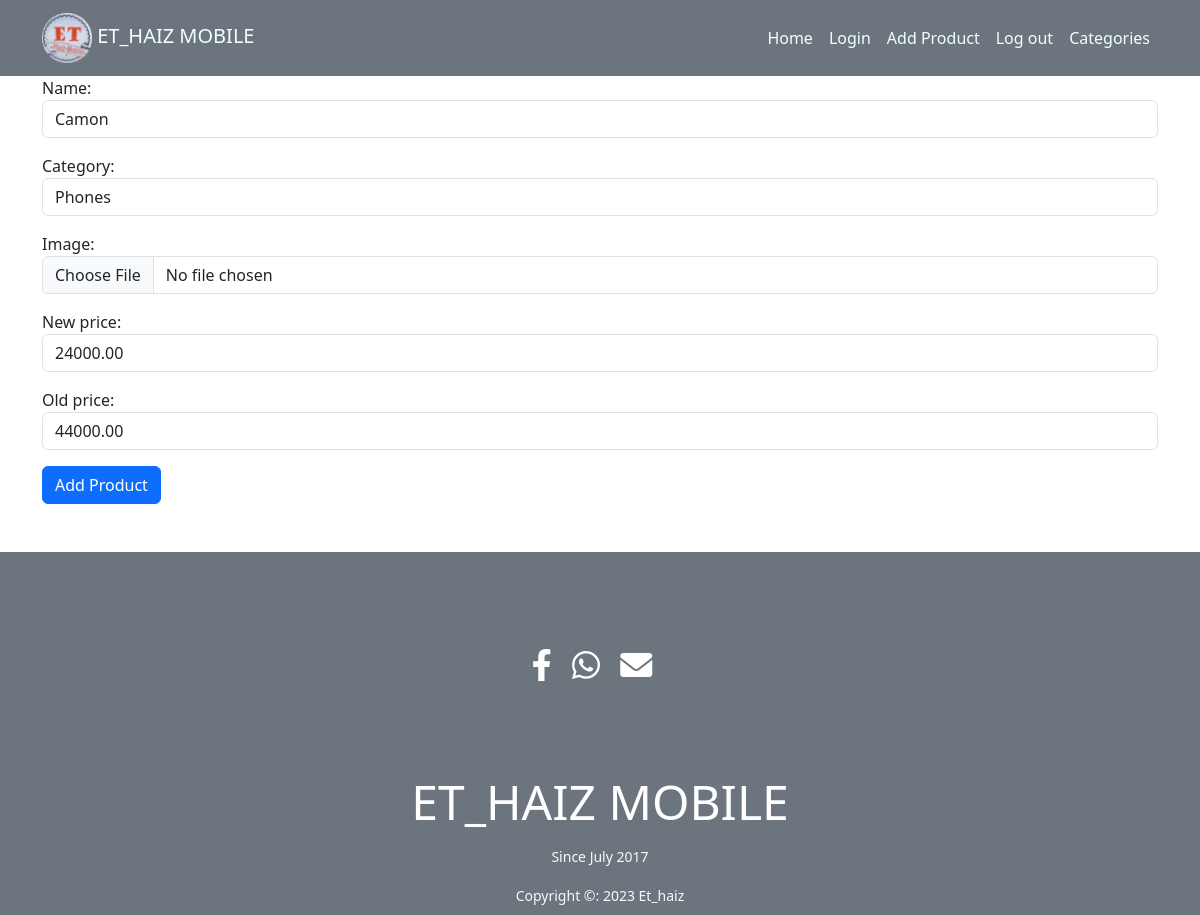
/myShop/product/18/edit/ (signed in), run on the app's committed database.
### shop/models.py (models this page shows, shortened)
class Product(models.Model):
    category = models.ForeignKey(Category,related_name='products',
                                 on_delete=models.CASCADE)
    name = models.CharField(max_length=200)
    slug = models.SlugField(max_length=200)
    image = models.ImageField(upload_to='item_images')
    new_price = models.DecimalField(max_digits=10,decimal_places=2,null=False,default=0.00)
    old_price = models.DecimalField(max_digits=20,decimal_places=2,null=False)
    available = models.BooleanField(default=True)
    created = models.DateTimeField(auto_now_add=True)
    updated = models.DateTimeField(auto_now=True)
    class Meta:
        ordering = ['name']
        indexes = [
            models.Index(fields=['id','slug']),
            models.Index(fields=['name']),
            models.Index(fields=['-created'])
        ]

class Category(models.Model):
    name = models.CharField(max_length=200)
    image = models.ImageField(upload_to='item_images', null=True)
    slug = models.SlugField(max_length=200,unique=True)
    class Meta:
        ordering = ['name']
        indexes = [
            models.Index(fields=['name']),
        ]
        verbose_name = 'category'
        verbose_name_plural = 'categories'
    def __str__(self):
        return self.name

### shop/views.py (the view)
# urls.py: path('product/<int:pk>/edit/', ProductEditView.as_view(),name='edit'),
@method_decorator(login_required,name='dispatch')
@method_decorator(staff_member_required,name='dispatch')
class ProductEditView(UpdateView):
    model = Product
    form_class = AddProductForm
    success_url = reverse_lazy('shop:home')
    template_name = 'shop/add_products.html'

### shop/forms.py
class AddProductForm(forms.ModelForm):
    class Meta:
        model = Product
        fields = ['name','category','image','new_price','old_price']
        widgets = {
            'name':forms.TextInput(attrs={
                'class':'form-control'
            }),
            'category':forms.Select(attrs={
                'class':'form-control'
            }),
            'image':forms.FileInput(attrs={
                'accept': 'image/*',
                'class':'form-control'
            }),
            'new_price':forms.NumberInput(attrs={
                'class':'form-control'
            }),
            'old_price':forms.NumberInput(attrs={
                'class':'form-control'
            }),
        }
    def __init__(self, *args, **kwargs):
        super().__init__(*args,**kwargs)
        self.fields['category'].queryset = Category.objects.all()

### shop/templates/shop/add_products.html (shortened to what this page needs)
{% extends 'shop/base.html' %}
{% block content %}
<div class="container">
    <div class="form-group">
        <form action="" method="post" enctype="multipart/form-data" id="categoryForm">
            {{ form.as_p }}
            <button type="submit" class="btn btn-primary ">Add Product</button>
    </div>
</div>
{% endblock %}

### shop/static/css/style.css (style rules this page uses)
p { size: 100%; }

### data on the page
Product: name "Camon", category "Phones", new_price "24000.00", old_price "44000.00"
